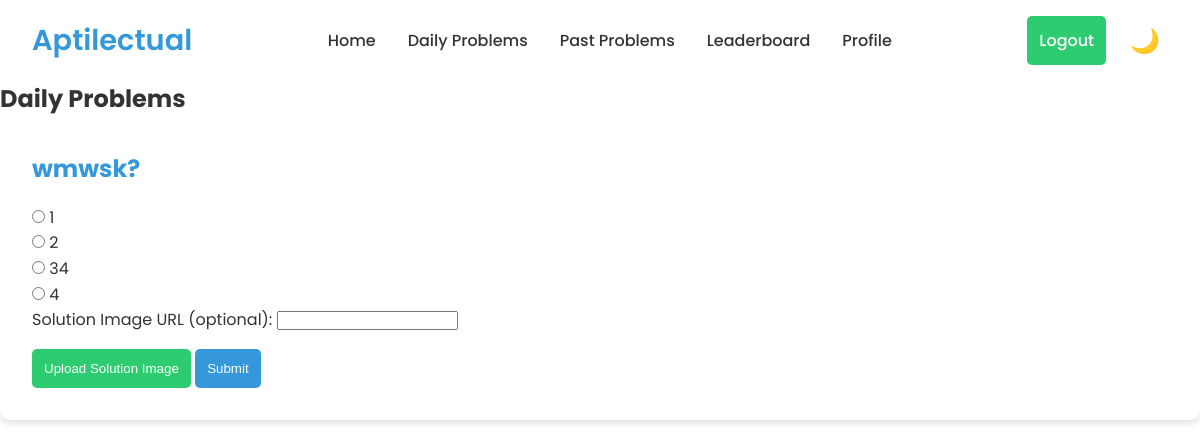
Before: /dailyprobblems/ (signed in) with the older database file.
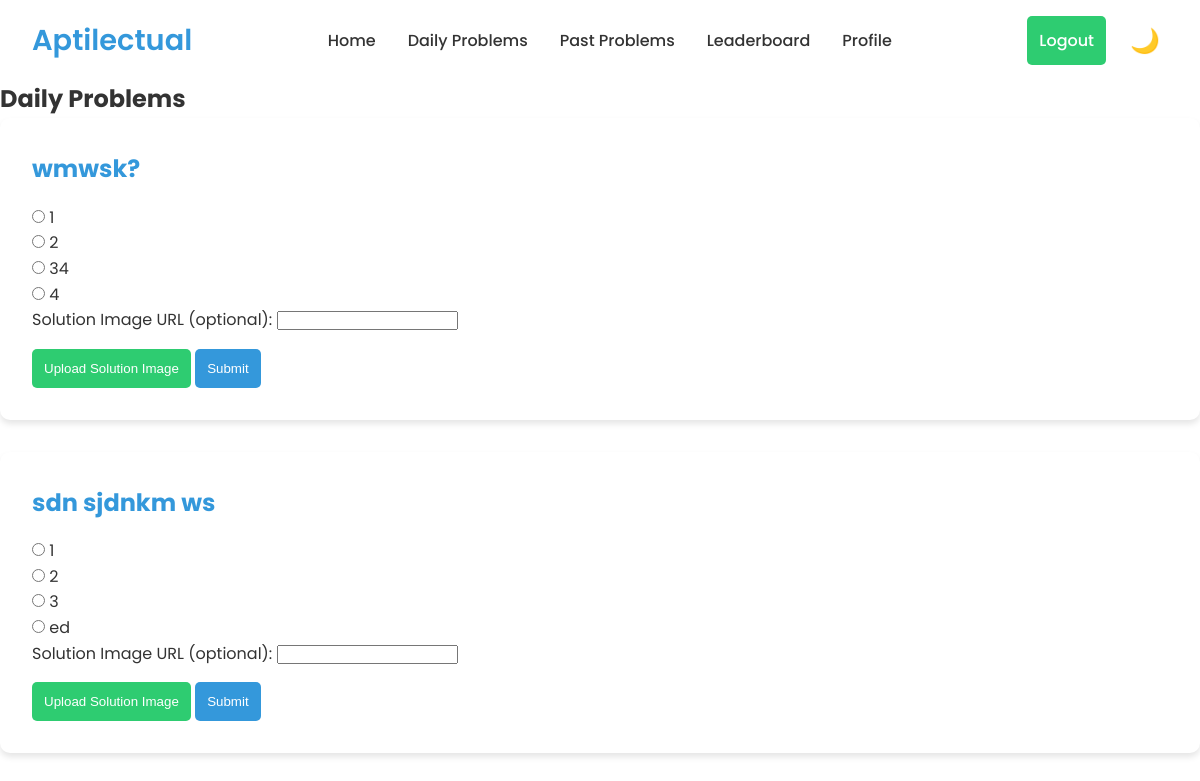
After: the same page with the newer database file.
### aptitude/models.py (models this page shows, shortened)
class Problem(models.Model):
    id = models.AutoField(primary_key=True)  # Explicitly define the id field
    question = models.TextField(null=True, blank=True)
    option1 = models.CharField(max_length=255, null=True, blank=True)
    option2 = models.CharField(max_length=255, null=True, blank=True)
    option3 = models.CharField(max_length=255, null=True, blank=True)
    option4 = models.CharField(max_length=255, null=True, blank=True)
    correct_option = models.PositiveSmallIntegerField(
        validators=[MinValueValidator(1), MaxValueValidator(4)],
        null=True,
        blank=True
    )
    is_active = models.BooleanField(default=True, null=True, blank=True)
    done = models.BooleanField(default=False, null=True, blank=True)
    answerurl = models.URLField(null=True, blank=True)
    companyname = models.CharField(max_length=255, null=True, blank=True)
    test_id = models.IntegerField(null=True, blank=True)
    questionimage = models.URLField(null=True, blank=True)

### aptitude/views.py (the view)
# urls.py: path('dailyprobblems/', views.dailyprobblems, name='dailyprobblems'),
@login_required
def dailyprobblems(request):
    now = timezone.localtime()
    start_time = now.replace(hour=0, minute=0, second=0, microsecond=0)
    end_time = now.replace(hour=22, minute=0, second=0, microsecond=0)
    if start_time <= now <= end_time:
        problems = Problem.objects.filter(is_active=True, done=False)
        attempted_problems = set(UserAnswer.objects.filter(user=request.user).values_list('problem', flat=True))
        if problems.exists():
            if request.method == 'POST':
                problem_id = request.POST.get('problem_id')
                problem = get_object_or_404(Problem, id=problem_id, is_active=True, done=False)
                selected_option = request.POST.get('selected_option')
                solution_image_url = request.POST.get('solution_image_url', '')
                if problem.id in attempted_problems:
                    return JsonResponse({'status': 'error', 'message': 'You have already attempted this question.'})
                try:
                    submission, created = UserAnswer.objects.get_or_create(
                        user=request.user,
                        problem=problem,
                        defaults={
                            'selected_option': selected_option,
                            'solution_image_url': solution_image_url,
                            'is_correct': (selected_option == str(problem.correct_option)),
                        }
                    )
                    if not created:
                        return JsonResponse({'status': 'error', 'message': 'Duplicate submission detected.'})
                    user = request.user
                    user.total_attempted = F('total_attempted') + 1
                    if submission.is_correct:
                        user.total_correct = F('total_correct') + 1
                    today = localtime().date()
                    yesterday = today - timedelta(days=1)
                    solved_yesterday = UserAnswer.objects.filter(user=user, time_solved__date=yesterday).exists()
                    if solved_yesterday:
                        user.current_streak = F('current_streak') + 1
                    else:
                        user.current_streak = 1
                    if user.current_streak > user.highest_streak:
                        user.highest_streak = F('current_streak')
                    user.save()
                    return JsonResponse({'status': 'success', 'message': 'Submission successful.'})
                except IntegrityError:
                    return JsonResponse({'status': 'error', 'message': 'An unexpected error occurred.'})
            else:
                return render(request, 'dailyprobblems.html', {
                    'problems': problems,
                    'attempted_problems': attempted_problems
                })
        else:
            return render(request, 'dailyprobblems.html', {'message': 'No problems available today.'})
    else:
        return render(request, 'dailyprobblems.html', {'message': 'Problems will be available from 1:00 to 6:00.'})

### aptitude/templates/dailyprobblems.html (shortened to what this page needs)
<!DOCTYPE html>
<html lang="en">
<head>
</head>
<body>
    <header>
        <nav>
            <div class="logo">Aptilectual</div>
            <div class="nav-container">
                <ul class="nav-links">
                    <li><a href="{% url 'home' %}">Home</a></li>
                    <li><a href="{% url 'dailyprobblems' %}">Daily Problems</a></li>
                    <li><a href="{% url 'past_problems' %}">Past Problems</a></li>
                    <li><a href="{% url 'daily_leaderboard' %}">Leaderboard</a></li>
                    <li><a href="{% url 'profile' %}">Profile</a></li>
                </ul>
            </div>
            <div class="desktop-controls">
                <div class="auth-buttons">
                    {% if user.is_authenticated %}
                        <form method="POST" action="{% url 'logout' %}" style="display:inline;">
                            <button type="submit" class="btn btn-secondary">Logout</button>
                        </form>
                    {% else %}
                        <a href="{% url 'login' %}" id="loginBtn" class="btn btn-primary">Login</a>
                        <a href="{% url 'signup' %}" id="registerBtn" class="btn btn-secondary">Register</a>
                    {% endif %}
                </div>
                <button id="themeToggle" class="theme-toggle"></button>
            </div>
        </nav>
    </header>
    <main>
        <section class="form-container">
            <h1>Daily Problems</h1>
            {% if message %}
                <p>{{ message }}</p>
            {% elif problems %}
            {% for problem in problems %}
            <div class="problem-container {% if problem.id in attempted_problems %}hidden{% endif %}" id="problem-{{ problem.id }}">
                <h2>{{ problem.question|safe }}</h2>
                {% if problem.id in attempted_problems %}
                    <p>You have already attempted this question.</p>
                {% else %}
                    <form id="problem-form-{{ problem.id }}" action="{% url 'dailyprobblems' %}" method="post">
                        <div class="form-group">
                            <label>
                                <input type="radio" name="selected_option" value="1" required>
                                {{ problem.option1 }}
                            </label><br>
                            <label>
                                <input type="radio" name="selected_option" value="2" required>
                                {{ problem.option2 }}
                            </label><br>
                            <label>
                                <input type="radio" name="selected_option" value="3" required>
                                {{ problem.option3 }}
                            </label><br>
                            <label>
                                <input type="radio" name="selected_option" value="4" required>
                                {{ problem.option4 }}
                            </label><br>
                        </div>
                        <div class="form-group">
                            <label for="solution_image_url_{{ problem.id }}">Solution Image URL (optional):</label>
                            <input type="url" id="solution_image_url_{{ problem.id }}" name="solution_image_url">
                        </div>
                        <div class="form-actions">
                            <button type="button" class="upload-btn" onclick="openUploadWidget({{ problem.id }})">Upload Solution Image</button>
                            <button type="submit" class="submit-btn">Submit</button>
                        </div>
                    </form>
                {% endif %}
            </div>
        {% endfor %}
            {% else %}
                <p>No problems available today.</p>
            {% endif %}
        </section>
    </main>
</body>
</html>

### aptitude/templates/dailyprobblems.html (style rules this page uses)
:root { --bg-color: #faf5f5; --text-color: #333333; --primary-color: #3498db; --secondary-color: #2ecc71; --accent-color: #e74c3c; --card-bg: #ffffff; --border-color: #e0e0e0; --nav-bg: #ffffff; --mobile-menu-bg: #ffffff; }
body.light-theme { --bg-color: #ffffff; --text-color: #333333; --card-bg: #ffffff; --border-color: #e0e0e0; --nav-bg: #ffffff; --mobile-menu-bg: #ffffff; }
* { margin: 0; padding: 0; box-sizing: border-box; }
body { font-family: 'Poppins', sans-serif; background-color: var(--bg-color); color: var(--text-color); line-height: 1.6; transition: background-color 0.3s, color 0.3s; }
header { background-color: var(--nav-bg); padding: 1rem 2rem; position: fixed; width: 100%; top: 0; z-index: 1000; transition: background-color 0.3s; }
nav { max-width: 1400px; margin: 0 auto; display: flex; justify-content: space-between; align-items: center; }
.logo { font-size: 1.8rem; font-weight: 600; color: var(--primary-color); text-decoration: none; }
.nav-container { display: flex; align-items: center; justify-content: center; flex-grow: 1; margin: 0 2rem; }
.nav-links { display: flex; list-style-type: none; gap: 2rem; margin: 0; padding: 0; }
.nav-links li a { color: var(--text-color); text-decoration: none; font-weight: 500; font-size: 1rem; transition: color 0.3s; }
.desktop-controls { display: flex; align-items: center; gap: 1rem; }
.auth-buttons { display: flex; gap: 1rem; }
.btn { font-family: 'Poppins', sans-serif; font-weight: 500; padding: 0.75rem; border: none; border-radius: 5px; cursor: pointer; transition: transform 0.2s, background-color 0.3s; font-size: 1rem; width: 100%; text-align: center; }
.btn-secondary { background-color: var(--secondary-color); color: #ffffff; }
.theme-toggle { background: none; border: none; font-size: 1.5rem; cursor: pointer; transition: transform 0.3s; padding: 0.5rem; display: flex; align-items: center; justify-content: center; color: var(--text-color); }
main { padding-top: 5rem; }
.problem-container { background-color: var(--card-bg); padding: 2rem; border-radius: 10px; box-shadow: 0 4px 6px rgba(0, 0, 0, 0.1); margin-bottom: 2rem; }
.problem-container h2 { color: var(--primary-color); margin-bottom: 1rem; }
.problem-container .submit-btn { background-color: var(--primary-color); color: #ffffff; border: none; padding: 0.75rem; border-radius: 5px; cursor: pointer; transition: background-color 0.3s; }
.upload-btn { background-color: var(--secondary-color); color: #ffffff; border: none; padding: 0.75rem; border-radius: 5px; cursor: pointer; transition: background-color 0.3s; margin-top: 1rem; }

Changed rows visible on the page:
added Problem: question "sdn sjdnkm ws", option1 "1", option2 "2", option3 "3", option4 "ed"
